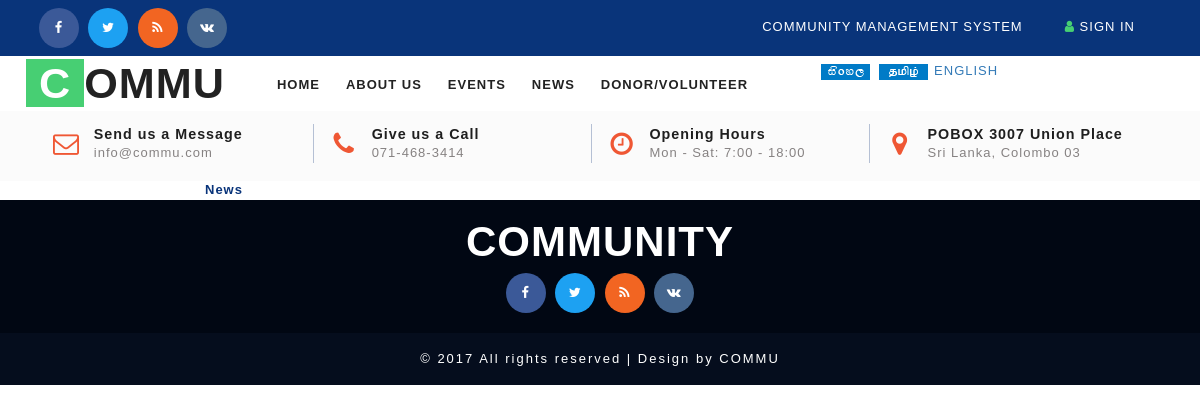
/news.php, run on an earlier commit of the app's database.
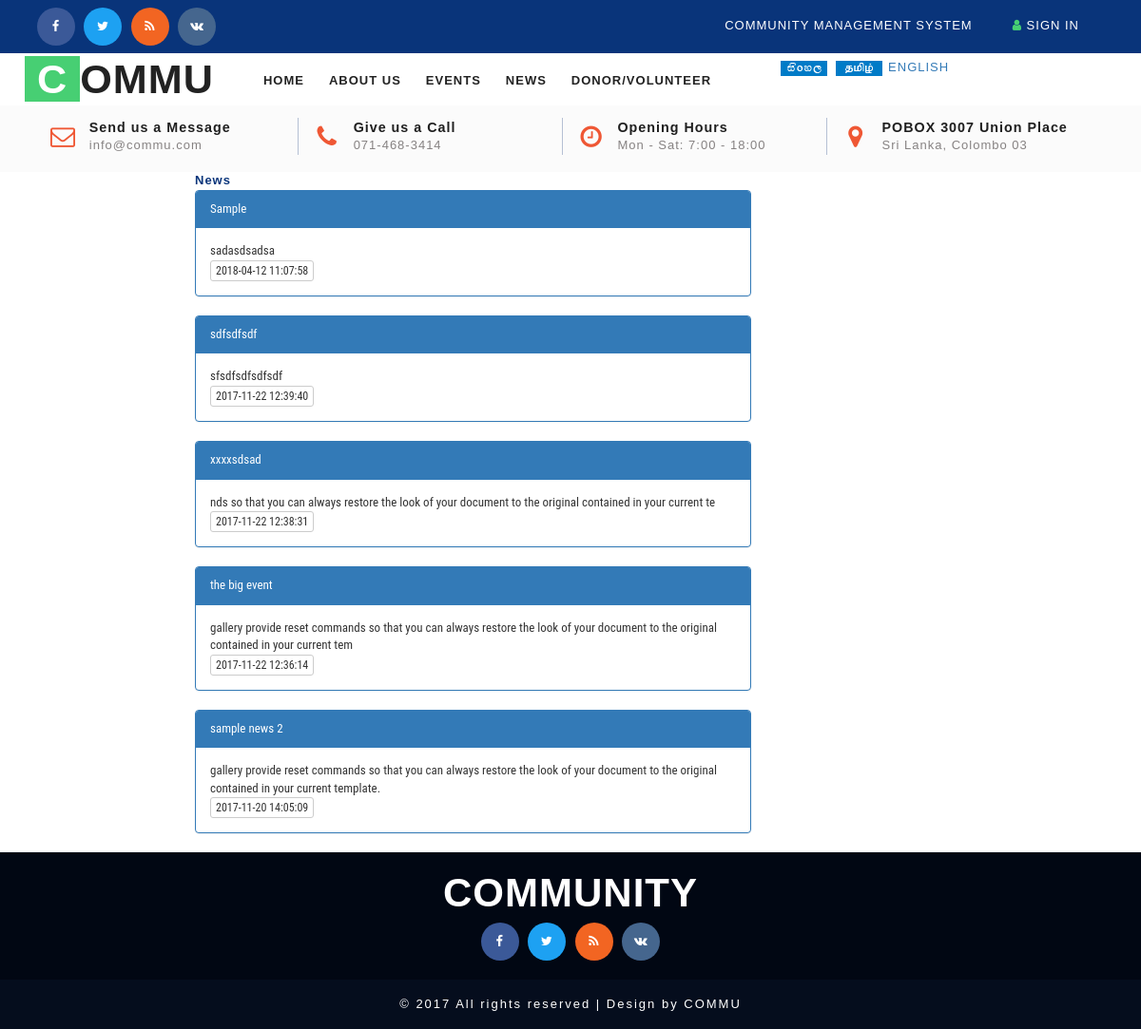
And on a later commit of the database.
### tables this page shows
CREATE TABLE `cms_news` (  `id` int(5) NOT NULL AUTO_INCREMENT,  `news_title` varchar(50) DEFAULT NULL,  `description` varchar(250) DEFAULT NULL,  `usercreated` int(5) DEFAULT NULL COMMENT 'cms_user',  `datecreated` timestamp NOT NULL DEFAULT current_timestamp(),  `status` varchar(10) DEFAULT 'ACTIVE' COMMENT 'ACT|DACT',  PRIMARY KEY (`id`),  KEY `FK_cms_news_user` (`usercreated`),  CONSTRAINT `FK_cms_news_user` FOREIGN KEY (`usercreated`) REFERENCES `cms_user` (`id`));

### model/DB.php (called while the page is built, shortened)
<?php
function getDBConnection() {
    $servername = "localhost";
    $username = "root";
    $password = "123";
    $db = "cmsdb";
    $conn = mysqli_connect($servername, $username, $password, $db);
    if (!$conn) {
        die("Connection failed: " . mysqli_connect_error());
    } else {
        return $conn;
    }
}
function getData($sql) {
    $conn = getDBConnection();
    $result = mysqli_query($conn, $sql);
    if (mysqli_num_rows($result) > 0) {
        return $result;
    } else {
        return FALSE;
    }
}
?>

### news.php (the view, shortened to what the changed rows need)
<?php session_start();
   include './model/DB.php';
   ?>
<!DOCTYPE html>
<html lang="en">
    <head>
        <?php include_once './basecss.php'; ?>
    </head>
    <body>
        <div class="banner">
            <nav class="navbar navbar-default">
                <div class="navbar-header navbar-left">
                    <h1><a class="navbar-brand" href="index.html"><span>C</span>OMMU</a></h1>
                </div>
            </nav>
        </div>
        <div class = "row">
            <div class="col-md-6">
                <?php
                $sqlNews = " SELECT * FROM cms_news WHERE STATUS = 'ACTIVE' ORDER BY id DESC  ";
                $resultNews = getData($sqlNews);
                if ($resultNews != FALSE) {
                    while ($row = mysqli_fetch_assoc($resultNews)) {
                        ?>
<div class="panel panel-primary">
        <div class="panel-heading"><?= $row['news_title'] ?></div>
        <div class="panel-body">
           <?= $row['description'] ?>
            <br> <span class="btn btn-default btn-xs"><?= $row['datecreated'] ?></span>
        </div>
      </div>
                        <?php
                    }
                }
                ?>
            </div>
        </div>
        <?php include './_footer.php'; ?>
    </body>
</html>

What changed in the data, as far as the page shows it:
added cms_news: news_title "Sample", description "sadasdsadsa", datecreated "2018-04-12 11:07:58"
added cms_news: news_title "sdfsdfsdf", description "sfsdfsdfsdfsdf", datecreated "2017-11-22 12:39:40"
added cms_news: news_title "xxxxsdsad", description "nds so that you can always restore the look of your document to the original contained in your current te", datecreated "2017-11-22 12:38:31"
added cms_news: news_title "the big event", description "gallery provide reset commands so that you can always restore the look of your document to the original contained in your current tem", datecreated "2017-11-22 12:36:14"
added cms_news: news_title "sample news 2", description "gallery provide reset commands so that you can always restore the look of your document to the original contained in your current template.", datecreated "2017-11-20 14:05:09"
